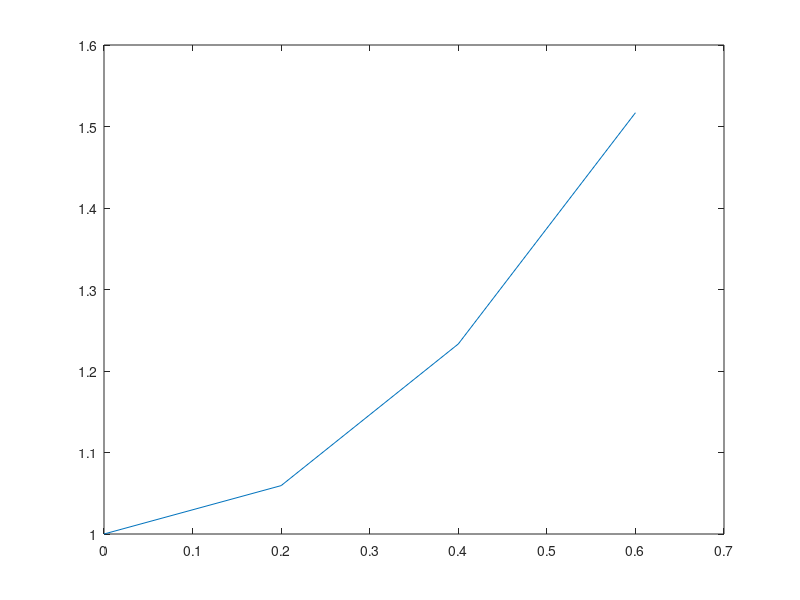

This figure's MATLAB source:
f = @(x,y) 2*x/y + x*y;
n = 3;
a = 0;
b = .6;
h = (b-a)/n;
x = a:h:b;
y = [];
y(1) = 1;
for i = 1:n
    fprintf('\niteration %d\n',i);
    k1 = f(x(i),y(i));
    k2 = f(x(i) + h/2,y(i)+k1*h/2);
    k3 = f(x(i) + h,y(i)-k1*h+2*k2*h);    
    y(i+1) = y(i) + h/6*(k1+4*k2+k3);
    fprintf('k1 = %.5f\nk2 = %.5f\nk3 = %.5f\n',k1,k2,k3);
    fprintf('y(%f) = %.5f\n',x(i+1),y(i+1));
end
plot(x,y);
